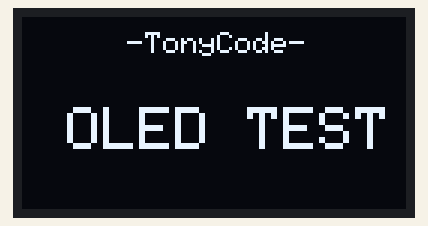
This sketch was run on a simulated Arduino Uno, built with avr-gcc and run on an emulated ATmega328P. On the bench: 128×64 one-colour display.

Above: at 0.1 s.

The sketch:

06.oled.ino
```cpp
/*
 * oled
 * ESP8266驱动OLED屏
 */
#include <Wire.h>
#include <Adafruit_GFX.h>
#include <Adafruit_SSD1306.h>

Adafruit_SSD1306 oled(128, 64, &Wire,-1);

void setup()
{
  oled.begin(SSD1306_SWITCHCAPVCC,0x3C);
  oled.setTextColor(WHITE);//开像素点发光
  oled.clearDisplay();//清屏

  oled.setTextSize(1); //设置字体大小
  oled.setCursor(35, 5);//设置显示位置
  oled.println("-TonyCode-");

  oled.setTextSize(2);//设置字体大小
  oled.setCursor(15, 30);//设置显示位置
  oled.println("OLED TEST");

  oled.display(); // 开显示
}

void loop() {}
```
